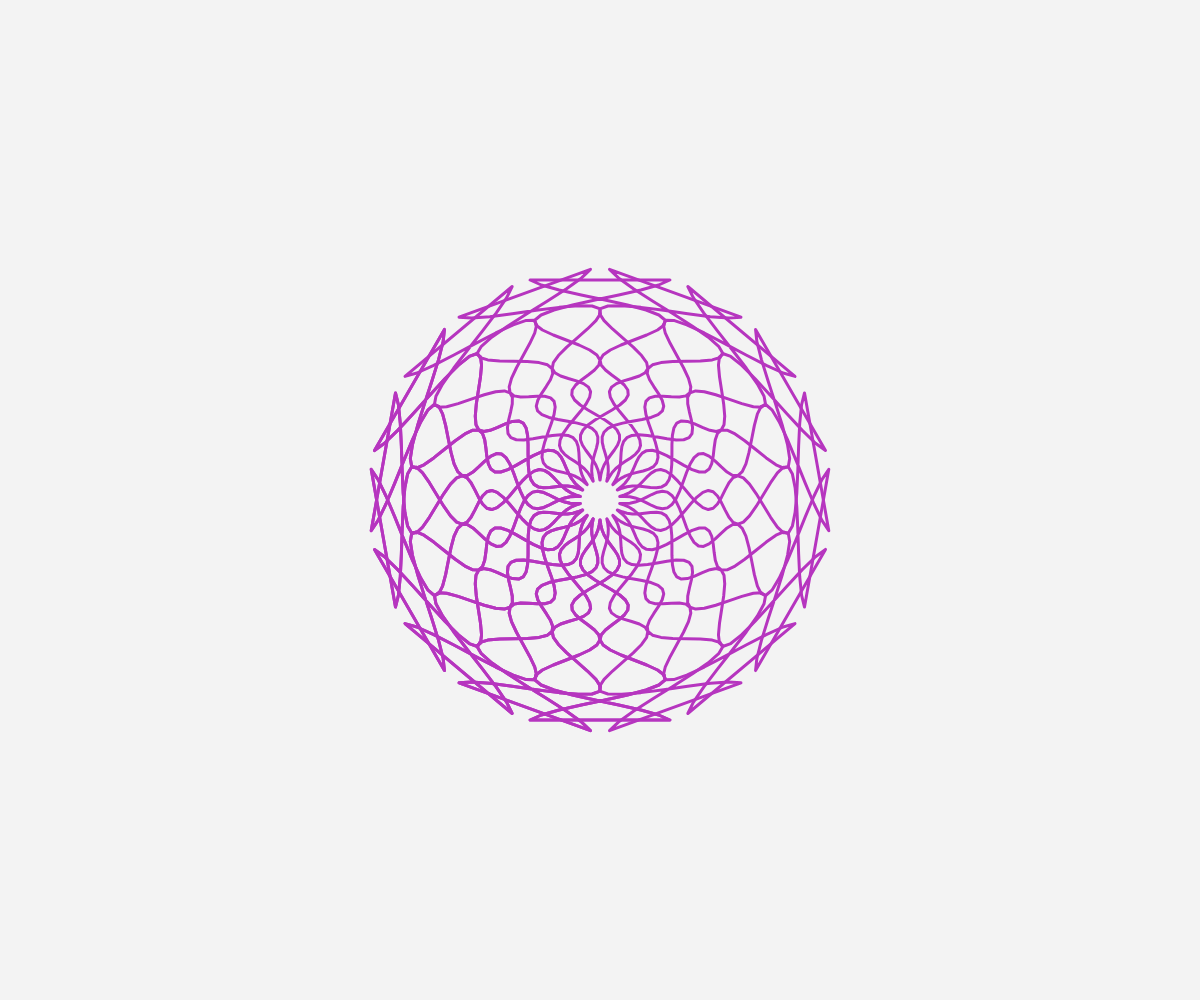
Frame 1 (no input)
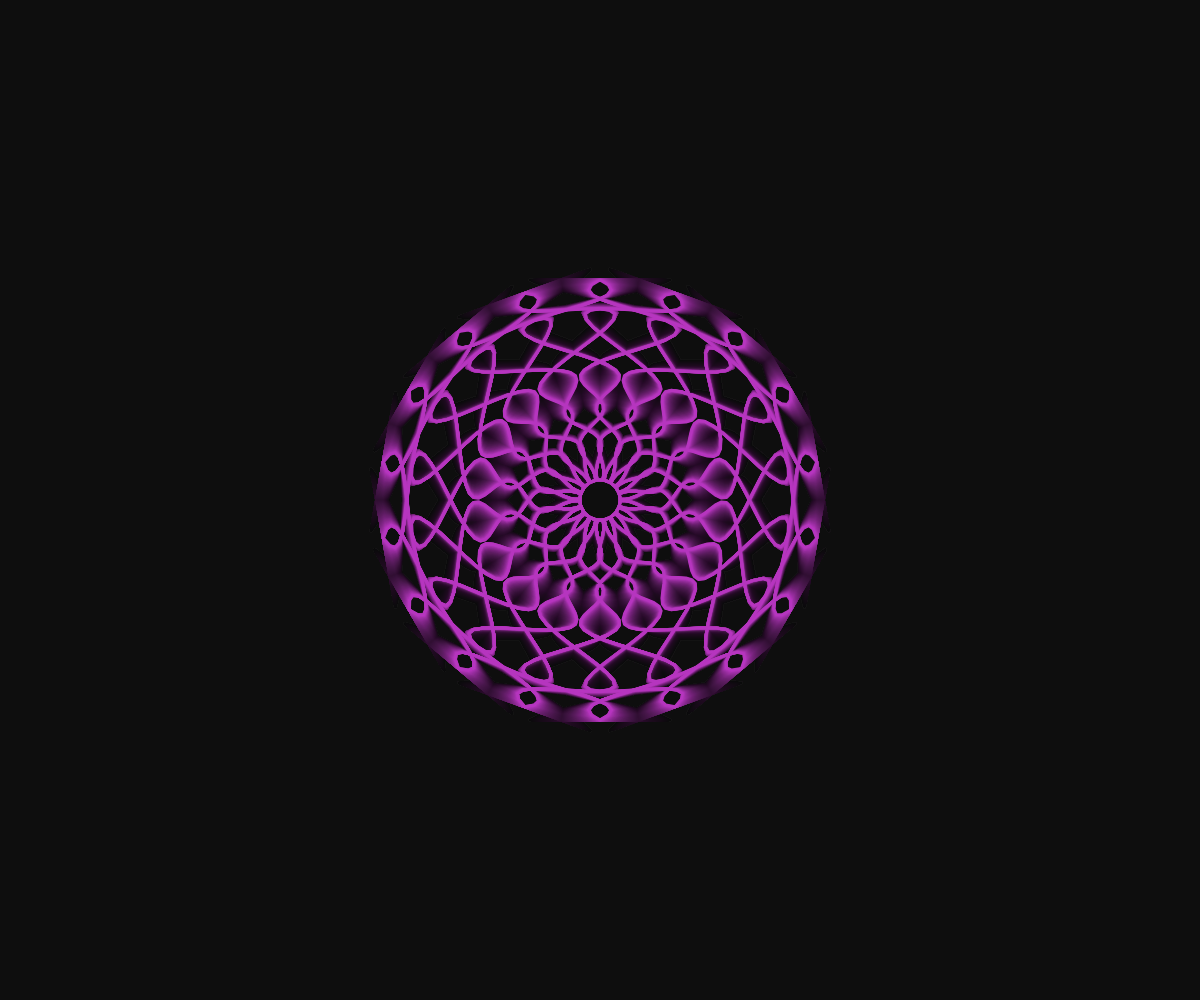
Frame 60 (no input)
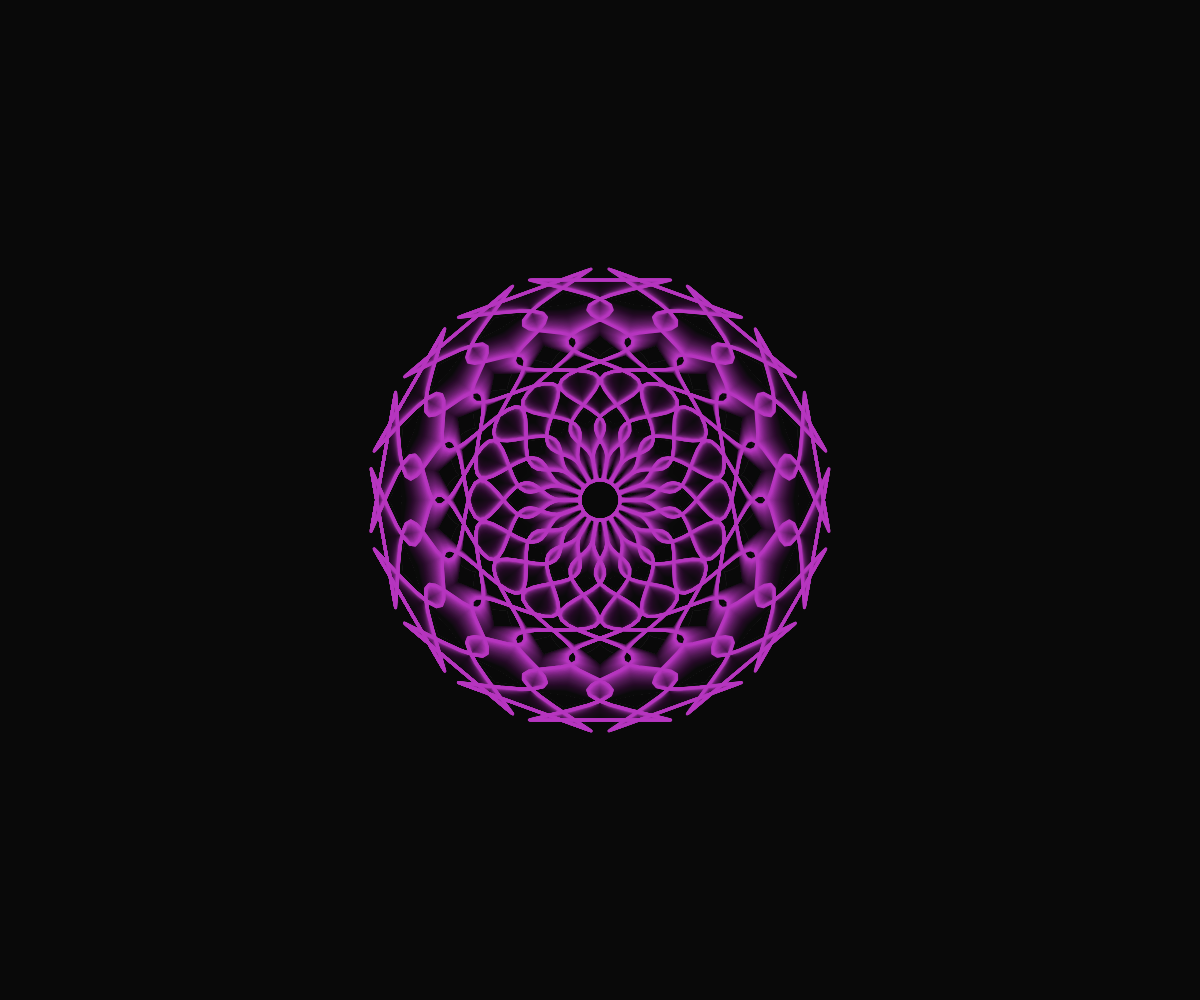
Frame 120 (the mouse pressed at the canvas centre since frame 60)

The p5.js sketch that drew these frames (run headless with seeded random() and noise() and a simulated clock; from frame 60 on, the mouse is pressed at the canvas centre):

// p5.js sketch
// ── sketch.js
var s = 10, m = 20;
let timer = 2000;
let nextChange = timer; 

function setup() {
  createCanvas(windowWidth, windowHeight);
  strokeJoin(ROUND);
  strokeWeight(3);
	noFill(200);
  frameRate(30);
	//fill(150,50,200);
  stroke(random(0, 255),random(0, 255),random(0, 255));
}

function draw() {
  background(0,12);
  translate(windowWidth/2, windowHeight/2);

  for (var i = 0; i < 500; i+=m) {
    push();
    translate(0, 0);
    rotate(radians(i));
		beginShape();

		
    for (var j = 0; j <= m; j+=0.5) {
      var line1 = (sin(radians(j*15+frameCount))*(5+sin(radians(j*30))*(j*5)));
      vertex(sin(radians(0))*(30+j*s)+line1, (10+j*s)+10);
    }
		
    for (var k = m; k >= 0; k-=0.5) {
      var line2 = (sin(radians(k*15+frameCount))*(5+sin(radians(k*30))*(k*5)));
      vertex(sin(radians(0))*(30+k*s)-line2, (10+k*s)+10);
    }
   
    endShape(CLOSE);
    pop();
  }

}

function mouseReleased() {
  stroke(random(0, 255),random(0, 255),random(0, 255));
  s=random(10, 20)
}
// ── style.css
body {
	margin: 0;
	padding: 0;
	background: black;
	display: flex;
	align-items: center;
	justify-content: center;
}
